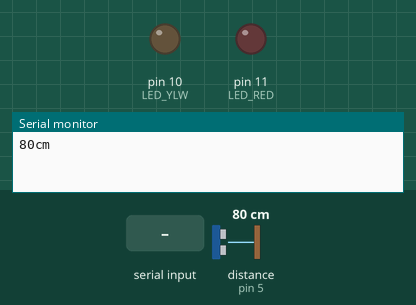
This sketch was run on a simulated Arduino Uno, built with avr-gcc and run on an emulated ATmega328P. Shown: output pins drawn as LEDs (lit = HIGH), the last lines printed to the serial monitor. The test bench sets the inputs (shaded band); at power-on: distance to the obstacle (sensor on pin 5) 80 cm. The echo pulse lasts 58.3 µs per cm.

Above: at 2.2 s.
2.3 s: "2\n" received over Serial
At 7.2 s:
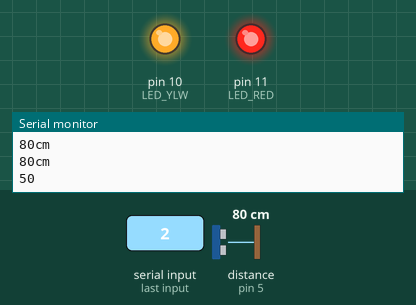
12.6 s: "90,45\n" received over Serial
At 14.3 s:
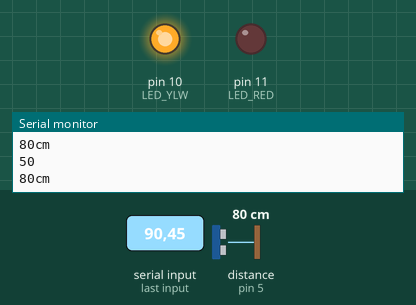
Timing chart, 0 to 17.6 s (numbered marks = the images above; inputs shaded):
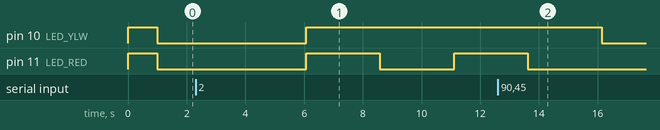

Measured:
- after the input at 2.3 s, pin 10 (LED_YLW): LOW → HIGH after 3.8 s; pin 11 (LED_RED): LOW → HIGH after 3.8 s, → LOW 2.5 s later, → HIGH 2.5 s later
- after the input at 12.6 s, pin 10 (LED_YLW): HIGH → LOW after 3.5 s; pin 11 (LED_RED): goes on until 13.6 s, then stays LOW

The sketch:

seatingtime-arduino.ino
```cpp
#include "SR04.h"

#define TRIG_PIN 5
#define ECHO_PIN 6
#define LED_YLW 10
#define LED_RED 11
SR04 sr04 = SR04(ECHO_PIN,TRIG_PIN);
long a;

int i = 0;
int mode = 0;

void setup() {
   Serial.begin(9600);
   pinMode(LED_YLW, OUTPUT);
   pinMode(LED_RED, OUTPUT);

   digitalWrite(LED_YLW, HIGH);
   digitalWrite(LED_RED, HIGH);

   delay(1000);

   digitalWrite(LED_YLW, LOW);
   digitalWrite(LED_RED, LOW);
}

void loop() {
   a=sr04.Distance();
   Serial.print(a);
   Serial.println("cm");
   Serial.flush();

   int msg = Serial.read();
   Serial.read();
   if (msg != -1) {
    mode = msg - 48;
    Serial.println(msg);
   }

   switch (mode) {
    case 1:
      digitalWrite(LED_YLW, HIGH);
      digitalWrite(LED_RED, LOW);
      break;
    case 2:
      digitalWrite(LED_YLW, HIGH);
      digitalWrite(LED_RED, HIGH);
      break;
    default:
      digitalWrite(LED_YLW, LOW);
      digitalWrite(LED_RED, LOW);
      break;
   }

   delay(2500);
   digitalWrite(LED_RED, LOW);
   delay(2500);
}
```
